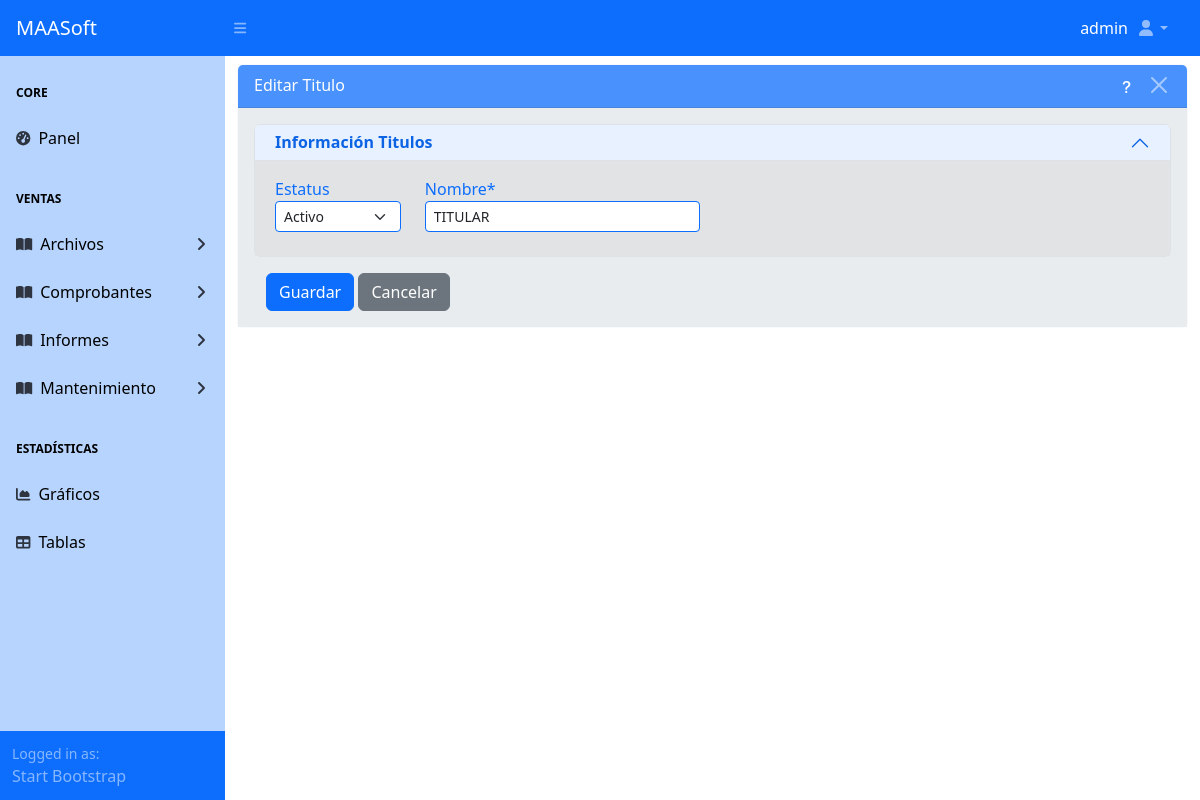
/maestros/titulo/2/editar/ (signed in), run on an earlier commit of the app's database.
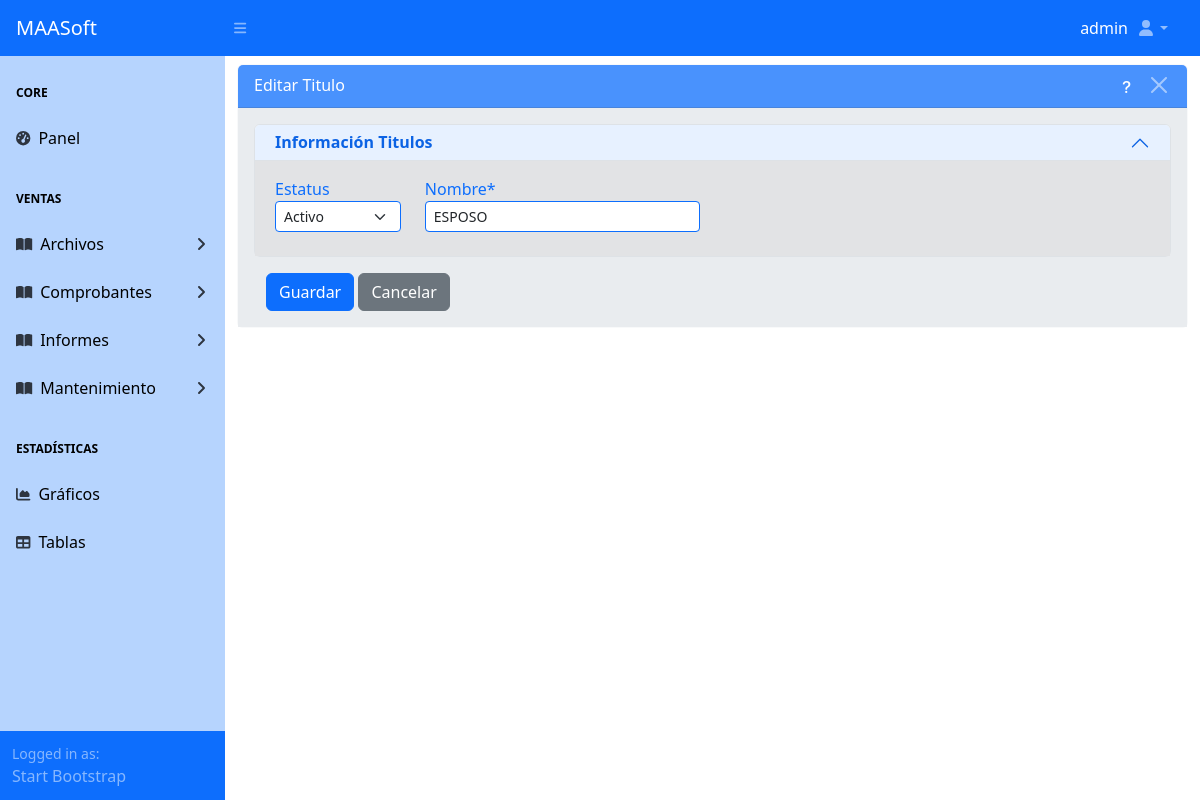
And on a later commit of the database.
### apps/maestros/models/base_models.py (models this page shows, shortened)
class Titulo(ModeloBaseGenerico):
    id_titulo = models.AutoField(primary_key=True)
    estatus_titulo = models.BooleanField("Estatus", db_column="estatus",
                                         default=True, choices=ESTATUS_GEN)
    titulo = models.CharField("Nombre*", max_length=30, blank=True)
    class Meta:
        db_table = 'titulo'
        verbose_name = ('Titulo')
        verbose_name_plural = ('Titulos')
        ordering = ['titulo']

### apps/maestros/views/titulo_views.py (the view)
# urls.py: path('titulo/<int:pk>/editar/', TituloUpdateView.as_view(), name='titulo_update'),
class TituloUpdateView(MaestroUpdateView):
	model = ConfigViews.model
	list_view_name = ConfigViews.list_view_name
	form_class = ConfigViews.form_class
	template_name = ConfigViews.template_form
	success_url = ConfigViews.success_url
	permission_required = ConfigViews.permission_change
	extra_context = {
		"accion": f"Editar {ConfigViews.model._meta.verbose_name}",
		"list_view_name" : ConfigViews.list_view_name
	}

### apps/maestros/forms/titulo_forms.py
class TituloForm(CrudGenericForm):
	class Meta:
		model = Titulo
		fields = '__all__'
		widgets = {
			'estatus_titulo':
				forms.Select(attrs={**formclassselect}),
			'titulo':
				forms.TextInput(attrs={**formclasstext}),
		}

### apps/maestros/views/cruds_views_generics.py (called while the page is built)
def obtener_requerimientos_modelo(modelo):
	requerimientos = {}
	for field in modelo._meta.fields:
		exclud_fields = ['usuario', 'estacion', 'fcontrol']
		field_info = []
		if not field.primary_key and field.name not in exclud_fields:
			if not field.blank:
				field_info.append("Este campo es obligatorio")
			if hasattr(field, "max_length") and field.max_length is not None:
				field_info.append(f"Debe tener un máximo de {field.max_length} caracteres")
			if field.unique:
				field_info.append("Debe ser único")
			requerimientos[field.verbose_name] = field_info
	return requerimientos

	def get_context_data(self, **kwargs):
		context = super().get_context_data(**kwargs)
		if 'data_has_errors' not in context:
			context['data_has_errors'] = False
		if 'form' not in context:
			context['form'] = self.get_form()
		context['requerimientos'] = obtener_requerimientos_modelo(self.model)
		return context

### apps/maestros/templates/maestros/titulo_form.html (shortened to what this page needs)
{% extends 'maestro_form.html' %}
{% load static %}
{% block maincomponent %}
	{% block principalcomponent %}
		<div id="layoutSidenav_content">
			<main>
				<div class="container-fluid">
					<div class="card border-light mb-3 mt-2">
						<div class="card-header text-white bg-primary opacity-75 d-flex
									justify-content-between">
							{{ accion }}
							<div class="flex align-items-center">
								<a
									class="me-2 text-white"
									data-bs-toggle="modal"
									data-bs-target="#helpModal"
									style="cursor: pointer;">
									<i class="bi bi-question-lg"></i></a>
								<button type="button" class="btn-close btn-close-white"
									aria-label="Close"
									onclick="window.location.href='{% url list_view_name %}'">
								</button>
							</div>
						</div>
						<div class="card-body bg-body-secondary">
							<form method="post" enctype="multipart/form-data" novalidate>
								<div class="accordion" id="accordionPanelsStayOpenExample">
									<div class="accordion-item">
										<h2 class="accordion-header">
											<button
												class="accordion-button py-2 "
												type="button"
												data-bs-toggle="collapse"
												data-bs-target="#Información_Titulos"
												aria-expanded="true"
												aria-controls="Información_Titulos">
												<strong>Información Titulos</strong>
											</button>
										</h2>
										<div class="accordion-collapse collapse show"
											id="Información_Titulos">
											<div class="accordion-body bg-secondary-subtle">
												<div class="row">
													<div class="col-md-2">
														<label class="form-label text-primary mb-0">
															{{ form.estatus_titulo.label }}
														</label>
														{{ form.estatus_titulo }}
													</div>
													<div class="col-md-4">
														<label class="form-label text-primary mb-0">
															{{ form.titulo.label }}
														</label>
														{{ form.titulo }}
													</div>
												</div>
											</div>
										</div>
									</div>
								</div>
								<div class="container mt-3">
									<button class="btn btn-primary" type="submit" id="guardarBtn">
										Guardar
									</button>
									<a class="btn btn-secondary" href="{% url list_view_name %}">
										Cancelar
									</a>
								</div>
							</form>
						</div>
					</div>
				</div>
			</main>
		</div>
	{% endblock principalcomponent %}
{% endblock maincomponent %}

What changed in the data, as far as the page shows it:
changed Titulo: titulo "TITULAR" → "ESPOSO"
